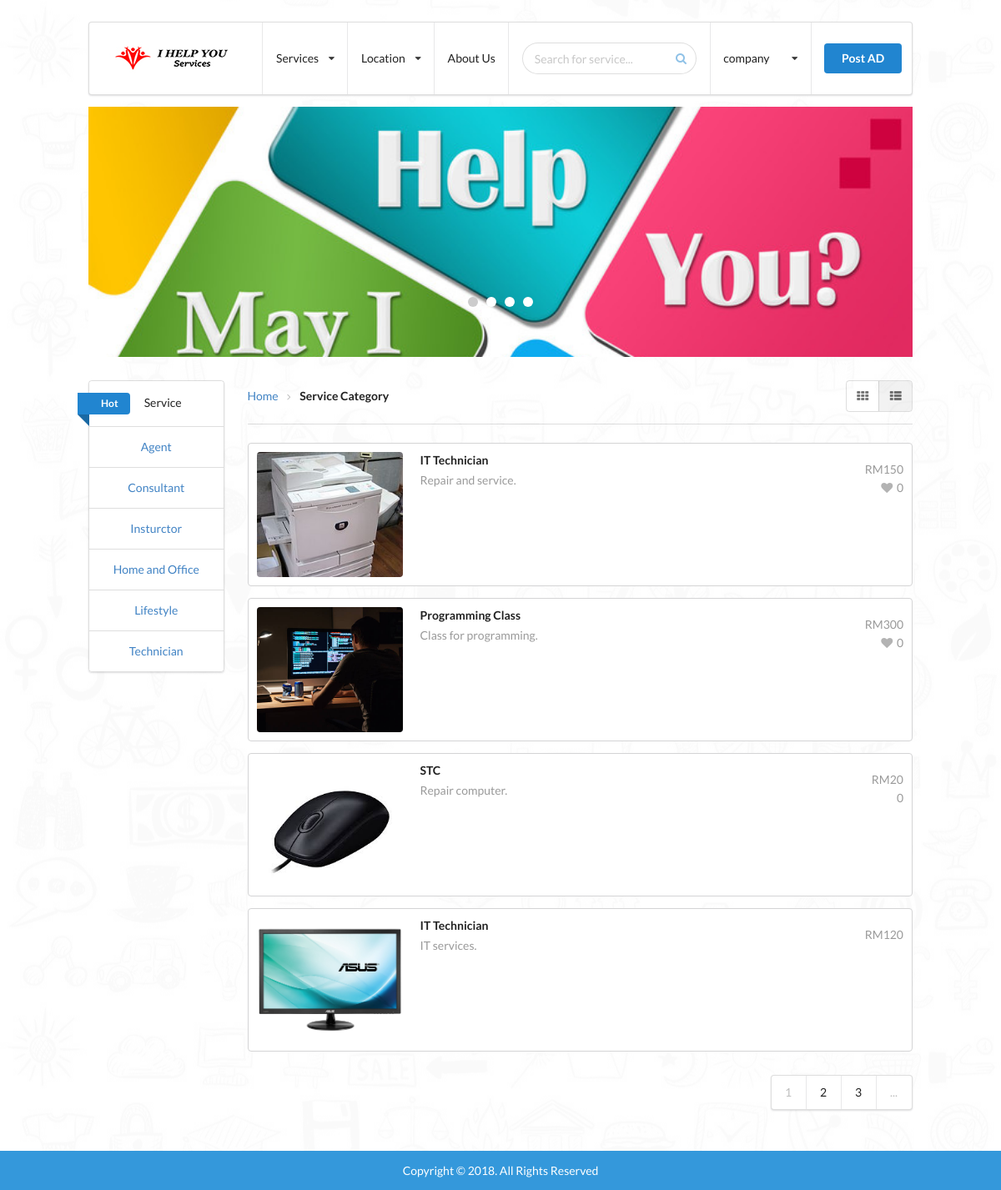
Screenshot of /index.php (signed in) with the database file from the repository.
### tables this page shows
CREATE TABLE `register_user` (
  `user_id` int(30) NOT NULL,
  `firstname` varchar(15) DEFAULT NULL,
  `lastname` varchar(15) DEFAULT NULL,
  `email` varchar(20) NOT NULL,
  `pwd` varchar(32) NOT NULL,
  `mobileno` int(11) NOT NULL,
  `address` varchar(39) NOT NULL,
  `country` varchar(39) NOT NULL,
  `gender` varchar(6) DEFAULT NULL,
  `acc_SSM` varchar(20) DEFAULT NULL,
  `company_Name` varchar(20) DEFAULT NULL,
  `services` varchar(20) DEFAULT NULL
);

CREATE TABLE `post` (
  `services_id` int(30) NOT NULL,
  `service_name` varchar(30) NOT NULL,
  `description` text NOT NULL,
  `location` varchar(30) NOT NULL,
  `area` varchar(50) NOT NULL,
  `price` int(11) NOT NULL,
  `contact` varchar(30) NOT NULL,
  `type` varchar(30) NOT NULL,
  `uploadpicture` text NOT NULL,
  `user_id` int(30) NOT NULL,
  `datetime` datetime DEFAULT CURRENT_TIMESTAMP,
  `likes` int(11) NOT NULL
);

### index.php (the view, shortened to what this page needs)
<?php
    include ('connection.php');
?>
<!DOCTYPE html>
<html lang="en">
<head>
    <link rel="stylesheet" href="css/semantic.min.css">
    <link rel="stylesheet" href="css/style.css">
    <link rel="stylesheet" href="css/slider.css">
</head>
<body>
    <div class="container">
        <div class="wrapper">
            <?php include 'header.php';?>
            <div class="ui grid">
                <div class="sixteen wide column">
                    <div class="slider-wrapper">
                        <div class="slider slider1">
                            <div class="slides">
                                <div class="slide-item items">
                                    <img src="img/mayihu.jpg" alt="banner"/>
                                </div>
                            </div>
                        </div>
                    </div>
                </div>
                <div class="three wide column">
                    <?php include('sideNav.php'); ?>
                </div>
                <div class="thirteen wide column listing-content">
                    <div class="sixteen wide column">
                        <div class="ui floating breadcrumb home-breadcrumb">
                            <a class="section">Home</a>
                            <i class="right angle icon divider"></i>
                            <div class="active section">Service Category</div>
                        </div>
                        <div class="ui right floated icon basic buttons view-selection">
                            <div class="ui button card-view active"><i class="grid layout icon"></i></div>
                            <div class="ui button list-view"><i class="list layout icon"></i></div>
                        </div>
                    </div>
                    <div class="ui divider"></div>
                    <div class="ui four stackable cards">
                        <?php
                            if (isset($_GET['page'])) {
                                $currentPage = $_GET['page'];
                            } else{
                                $currentPage = 1;
                            }
                            $offset = ($currentPage - 1) * 16;
                            $query = "SELECT * FROM `post` ORDER BY datetime DESC LIMIT 16 OFFSET $offset";
                            $countTotalRows = "SELECT COUNT(services_id) FROM `post`";
                            $result = mysqli_query($link, $query);
                            $totalRowsResult = mysqli_query($link, $countTotalRows);
                            while($totalPagerows = mysqli_fetch_array($totalRowsResult, MYSQLI_NUM)){
                                $totalPage = $totalPagerows[0] / 16;
                                $lastPage = round($totalPage,0,PHP_ROUND_HALF_DOWN);
                            }
                            if (isset($_SESSION['email'])) {
                                $email = $_SESSION['email'];
                                $queryEmail = "SELECT * FROM `register_user` WHERE email = '$email'";
                                $resultEmail = mysqli_query($link, $queryEmail);
                                while($rowEmail = mysqli_fetch_array($resultEmail, MYSQLI_NUM))
                                {
                                  $currentUserId = $rowEmail[0];
                                }
                            }
                            while($row = mysqli_fetch_array($result))
                            {
                                $serviceId = $row[0];
                                $serviceName = $row[1];
                                $description = $row[2];
                                $price = $row[5];
                                $uploadedLocation = $row[8];
                                $likes = $row[11];
                                if($uploadedLocation !== "uploadpicture/"){
                                    $imageLocation = $uploadedLocation;
                                } else{
                                    $imageLocation = 'img/image.png';
                                }
                                $results = mysqli_query($link, "SELECT * FROM likes WHERE user_id=$currentUserId AND services_id=$serviceId");
                                if (mysqli_num_rows($results) == 1 ){
                                    $active = "active";
                                } else{
                                    $active = "";
                                }
                                echo '<div class="ui fluid card listing-item">';
                                echo '    <a class="listing-link" href="listing.php?serviceId=' . $serviceId . '">Link To post</a>';
                                echo '    <div class="image" style="background-image: url(' . $imageLocation . ')">';
                                echo '    </div>';
                                echo '    <div class="content">';
                                echo '        <div class="header">';
                                echo '            <h5 class="ui header">'. $serviceName .'</h5>';
                                echo '        </div>';
                                echo '        <div class="meta">';
                                echo '            <a>'. $description .'</a>';
                                echo '        </div>';
                                echo '    </div>';
                                echo '    <div class="extra content">';
                                echo '        <span class="right floated">';
                                echo '            RM<span class="price">' . $price . '</span>';
                                echo '        </span>';
                                echo '        <span class="like-count">';
                                echo '            <i class="like icon ' . $active . '" data-services-id="' . $serviceId . '"></i><span class="amount">' . $likes . '</span>';
                                echo '        </span>';
                                echo '    </div>';
                                echo ' </div>';
                            }
                        ?>
                    </div>
                </div>
                <div class="sixteen wide column">
                    <div class="ui right floated pagination menu">
                        <?php
                            if($currentPage == 1 || $currentPage == 2 || $currentPage == 3){
                                echo '<a href="index.php?page=' . $currentPage . '" class="item disabled">' . $currentPage . '</a>';
                                echo '<a href="index.php?page=' . ($currentPage + 1) . '" class="item">' . ($currentPage + 1) . '</a>';
                                echo '<a href="index.php?page=' . ($currentPage + 2) . '" class="item">' . ($currentPage + 2) . '</a>';
                                echo '<div class="disabled item">...</div>';
                            } else if($currentPage > ($lastPage - 3) || $currentPage > ($lastPage - 2) || $currentPage > ($lastPage - 1)){
                                echo '<div class="disabled item">...</div>';
                                echo '<a href="index.php?page=' . ($lastPage - 3) . '" class="item ' . (($lastPage - 3) == $currentPage ? 'disabled' : ''). '">' . ($lastPage - 3) . '</a>';
                                echo '<a href="index.php?page=' . ($lastPage - 2) . '" class="item ' . (($lastPage - 2) == $currentPage ? 'disabled' : ''). '">' . ($lastPage - 2) . '</a>';
                                echo '<a href="index.php?page=' . ($lastPage - 1) . '" class="item ' . (($lastPage - 1) == $currentPage ? 'disabled' : ''). '">' . ($lastPage - 1) . '</a>';
                                echo '<a href="index.php?page=' . $lastPage . '" class="item ' . ($lastPage == $currentPage ? 'disabled' : ''). '">' . $lastPage . '</a>';
                            }
                        ?>
                    </div>
                </div>
            </div>
        </div>
    </div>
<?php include 'footer.php';?>
</body>
</html>

### header.php (shortened to what this page needs)
<div class="ui menu margin-top">
	<div class="header item"><a href="index.php"><img class="ui fluid image" src="img/logo.jpg" ></a></div>
    <div class="ui pointing dropdown link item">
        <span class="text">Services</span>
        <i class="dropdown icon"></i>
    </div>
    <div class="ui pointing dropdown link item">
        <span class="text">Location</span>
        <i class="dropdown icon"></i>
    </div>
    <a class="item"a href="aboutus.php">About Us</a>
    <div class="right menu">
        <div class="item">
            <div class="ui search">
                <div class="ui icon input">
                    <input id="search" class="prompt" type="text" placeholder="Search for service...">
                </div>
            </div>
        </div>
        <?php
        if (isset($_SESSION['email'])) {
            include ('connection.php');
            $email = $_SESSION['email'];
            $query = "SELECT * FROM `register_user` WHERE email = '$email'";
            $result = mysqli_query($link, $query);
            while($row = mysqli_fetch_array($result, MYSQLI_NUM))
            {
              $firstName = $row[1];
              $lastName = $row[2];
              $company_name = $row[10];
            }
            if($firstName != "" || $lastName != ""){
                $displayName = $firstName . " " . $lastName;
            } else {
                $displayName = $company_name;
            }
            echo '
            <div class="ui pointing dropdown link item company-name">
            <span>' . $displayName . '</span>
            <i class="dropdown icon"></i>
            <div class="menu">
                <a class="item" href="profile.php">
                    <i class="user icon"></i>
                    <span>Profile</span>
                </a>
                <a class="item" href="password.php">
                    <i class="lock icon"></i>
                    <span>Change Password</span>
                </a>
                <a class="item" href="logout.php">
                    <i class="sign out icon"></i>
                    <span>Logout</span>
                </a>
            </div>
        </div>
        ';
        } else{
            echo '<a class="item" href="login.php">Login / Register</a>';
            echo '<input type="hidden" id="currentSession" data-value="" />';
        }
        ?>
       <div class="item">
          <a class="ui primary button" href="<?php
          if (isset($_SESSION['email'])) {
            echo 'post.php';
          } else{
            echo 'login.php?message=error';
          }
          ?>">
                Post AD
           </a>
        </div>
    </div>
</div>

### sideNav.php
<div class="ui segments">
    <div class="ui raised segment">
        <span class="ui blue ribbon label">Hot</span>
        <span>Service</span>
    </div>
    <div class="ui center aligned segment">
        <a href="searchType.php?type=Agent&page=1">Agent</a>
    </div>
    <div class="ui center aligned segment">
        <a href="searchType.php?type=Consultant&page=1">Consultant</a>
    </div>
    <div class="ui center aligned segment">
        <a href="searchType.php?type=Insturctor&page=1">Insturctor</a>
    </div>
    <div class="ui center aligned segment">
        <a href="searchType.php?type=Home&page=1">Home and Office</a>
    </div>
    <div class="ui center aligned segment">
        <a href="searchType.php?type=Lifestyle&page=1">Lifestyle</a>
    </div>
    <div class="ui center aligned segment">
        <a href="searchType.php?type=Technician&page=1">Technician</a>
    </div>
</div>

### footer.php
<div class="footer">
    <p>Copyright&nbsp;&copy;&nbsp;2018. All Rights Reserved</p>
</div>

### css/style.css (style rules this page uses)
html, body { margin: 0; position: relative; background: #fff url(../img/bg.jpg) center; }
.container { width: 1000px; margin: 0 auto 3rem; min-height: calc(100% - 89px); }
.wrapper { padding: 6px; -webkit-box-sizing: border-box; -moz-box-sizing: border-box; box-sizing: border-box; }
.company-name span { width: 70px; white-space: nowrap; overflow: hidden; text-overflow: ellipsis; }
.home-breadcrumb { line-height: 38px !important; }
.slider-wrapper { height: 300px; }
.margin-top { margin-top: 20px !important; }
.margin-top .right > .item:nth-child(1):before { background: transparent !important; }
.listing-item { position: relative; transition-timing-function: ease-in-out; transition-duration: 400ms !important; }
.listing-item.item { padding: 10px !important; border-radius: .28571429rem !important; background-color: #fff !important; border: 1px solid #d4d4d5 !important; }
.listing-item .image { height: 150px; overflow: hidden; background-position: center !important; background-size: cover !important; border-radius: .28571429rem !important; }
.listing-item .content { max-height: 105px; overflow: hidden; }
.listing-item.item .content.extra { width: 33% !important; }
.listing-item .listing-link { position: absolute; font-size: 0; top: 0; right: 0; bottom: 0; left: 0; width: 100%; height: 100%; z-index: 99; }
.listing-item .like-count { z-index: 999; position: absolute; left: 10px; }
.listing-item.item .like-count { left: initial; right: 0; top: 26px; margin: 0 !important; }
.pagination .disabled { pointer-events: none; }
.footer { padding: 1rem 0 1rem 0; background-color: #3498db; }
.footer p { text-align: center; color: #fff; }

### css/slider.css (style rules this page uses)
.slider { position: relative; width: 100%; height: 100%; overflow: hidden; }
.slides { height: 100%; overflow: hidden; *zoom: 1; -webkit-backface-visibility: hidden; -webkit-transform-style: preserve-3d; }
.slide-item { height: 100%; float: left; clear: none; }
.slider1 .slide-item { height:100%; width:100%; overflow: hidden; }
.slider1 .items img { width: 100%; }
.slider1 { color:#fff; }

### rows the page displays
register_user: company_Name "company"
post: uploadpicture (picture), service_name "IT Technician", description "Repair and service.", price "150", likes "0"
post: uploadpicture (picture), service_name "Programming Class", description "Class for programming.", price "300", likes "0"
post: uploadpicture (picture), service_name "STC", description "Repair computer.", price "20", likes "0"
post: uploadpicture (picture), service_name "IT Technician", description "IT services.", price "120"

### other values shown
$currentPage "1"
$currentPage + 1 "2"
$currentPage + 2 "3"
